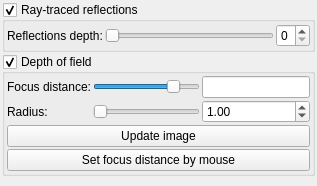
               <widget class="QWidget" name="scrollAreaWidgetContents_8">
                <property name="geometry">
                 <rect>
                  <x>0</x>
                  <y>0</y>
                  <width>317</width>
                  <height>186</height>
                 </rect>
                </property>
                <layout class="QVBoxLayout" name="verticalLayout_34">
                 <property name="spacing">
                  <number>2</number>
                 </property>
                 <property name="leftMargin">
                  <number>2</number>
                 </property>
                 <property name="topMargin">
                  <number>2</number>
                 </property>
                 <property name="rightMargin">
                  <number>2</number>
                 </property>
                 <property name="bottomMargin">
                  <number>2</number>
                 </property>
                 <item>
                  <widget class="MyGroupBox" name="groupCheck_raytraced_reflections">
                   <property name="title">
                    <string>Ray-traced reflections</string>
                   </property>
                   <property name="checkable">
                    <bool>true</bool>
                   </property>
                   <layout class="QVBoxLayout" name="verticalLayout_72">
                    <property name="spacing">
                     <number>2</number>
                    </property>
                    <property name="leftMargin">
                     <number>2</number>
                    </property>
                    <property name="topMargin">
                     <number>2</number>
                    </property>
                    <property name="rightMargin">
                     <number>2</number>
                    </property>
                    <property name="bottomMargin">
                     <number>2</number>
                    </property>
                    <item>
                     <layout class="QGridLayout" name="gridLayout_9">
                      <property name="spacing">
                       <number>2</number>
                      </property>
                      <item row="0" column="2">
                       <widget class="MySpinBox" name="spinboxInt_reflections_max">
                        <property name="maximum">
                         <number>9</number>
                        </property>
                       </widget>
                      </item>
                      <item row="0" column="0">
                       <widget class="QLabel" name="label_62">
                        <property name="text">
                         <string>Reflections depth:</string>
                        </property>
                       </widget>
                      </item>
                      <item row="0" column="1">
                       <widget class="QSlider" name="sliderInt_reflections_max">
                        <property name="maximum">
                         <number>9</number>
                        </property>
                        <property name="singleStep">
                         <number>1</number>
                        </property>
                        <property name="pageStep">
                         <number>1</number>
                        </property>
                        <property name="orientation">
                         <enum>Qt::Horizontal</enum>
                        </property>
                       </widget>
                      </item>
                     </layout>
                    </item>
                   </layout>
                  </widget>
                 </item>
                 <item>
                  <widget class="MyGroupBox" name="groupCheck_DOF_enabled">
                   <property name="title">
                    <string>Depth of field</string>
                   </property>
                   <property name="checkable">
                    <bool>true</bool>
                   </property>
                   <layout class="QVBoxLayout" name="verticalLayout_73">
                    <property name="spacing">
                     <number>2</number>
                    </property>
                    <property name="leftMargin">
                     <number>2</number>
                    </property>
                    <property name="topMargin">
                     <number>2</number>
                    </property>
                    <property name="rightMargin">
                     <number>2</number>
                    </property>
                    <property name="bottomMargin">
                     <number>2</number>
                    </property>
                    <item>
                     <layout class="QGridLayout" name="gridLayout_35">
                      <property name="spacing">
                       <number>2</number>
                      </property>
                      <item row="0" column="0">
                       <widget class="QLabel" name="label_131">
                        <property name="text">
                         <string>Focus distance:</string>
                        </property>
                       </widget>
                      </item>
                      <item row="1" column="0">
                       <widget class="QLabel" name="label_136">
                        <property name="text">
                         <string>Radius:</string>
                        </property>
                       </widget>
                      </item>
                      <item row="0" column="1">
                       <widget class="QSlider" name="logslider_DOF_focus">
                        <property name="sizePolicy">
                         <sizepolicy hsizetype="Expanding" vsizetype="Fixed">
                          <horstretch>0</horstretch>
                          <verstretch>0</verstretch>
                         </sizepolicy>
                        </property>
                        <property name="sizeIncrement">
                         <size>
                          <width>0</width>
                          <height>0</height>
                         </size>
                        </property>
                        <property name="minimum">
                         <number>-1500</number>
                        </property>
                        <property name="maximum">
                         <number>400</number>
                        </property>
                        <property name="orientation">
                         <enum>Qt::Horizontal</enum>
                        </property>
                       </widget>
                      </item>
                      <item row="0" column="2">
                       <widget class="MyLineEdit" name="logedit_DOF_focus">
                        <property name="sizePolicy">
                         <sizepolicy hsizetype="Expanding" vsizetype="Fixed">
                          <horstretch>0</horstretch>
                          <verstretch>0</verstretch>
                         </sizepolicy>
                        </property>
                       </widget>
                      </item>
                      <item row="1" column="1">
                       <widget class="QSlider" name="slider_DOF_radius">
                        <property name="minimum">
                         <number>1</number>
                        </property>
                        <property name="maximum">
                         <number>10000</number>
                        </property>
                        <property name="singleStep">
                         <number>1</number>
                        </property>
                        <property name="orientation">
                         <enum>Qt::Horizontal</enum>
                        </property>
                       </widget>
                      </item>
                      <item row="1" column="2">
                       <widget class="MyDoubleSpinBox" name="spinbox_DOF_radius">
                        <property name="prefix">
                         <string/>
                        </property>
                        <property name="suffix">
                         <string/>
                        </property>
                        <property name="decimals">
                         <number>2</number>
                        </property>
                        <property name="minimum">
                         <double>0.010000000000000</double>
                        </property>
                        <property name="maximum">
                         <double>500.000000000000000</double>
                        </property>
                        <property name="singleStep">
                         <double>1.000000000000000</double>
                        </property>
                        <property name="value">
                         <double>1.000000000000000</double>
                        </property>
                       </widget>
                      </item>
                     </layout>
                    </item>
                    <item>
                     <widget class="QPushButton" name="pushButton_DOF_update">
                      <property name="text">
                       <string>Update image</string>
                      </property>
                     </widget>
                    </item>
                    <item>
                     <widget class="QPushButton" name="pushButton_DOF_set_focus">
                      <property name="text">
                       <string>Set focus distance by mouse</string>
                      </property>
                     </widget>
                    </item>
                   </layout>
                  </widget>
                 </item>
                 <item>
                  <spacer name="verticalSpacer_2">
                   <property name="orientation">
                    <enum>Qt::Vertical</enum>
                   </property>
                   <property name="sizeHint" stdset="0">
                    <size>
                     <width>20</width>
                     <height>40</height>
                    </size>
                   </property>
                  </spacer>
                 </item>
                </layout>
               </widget>
